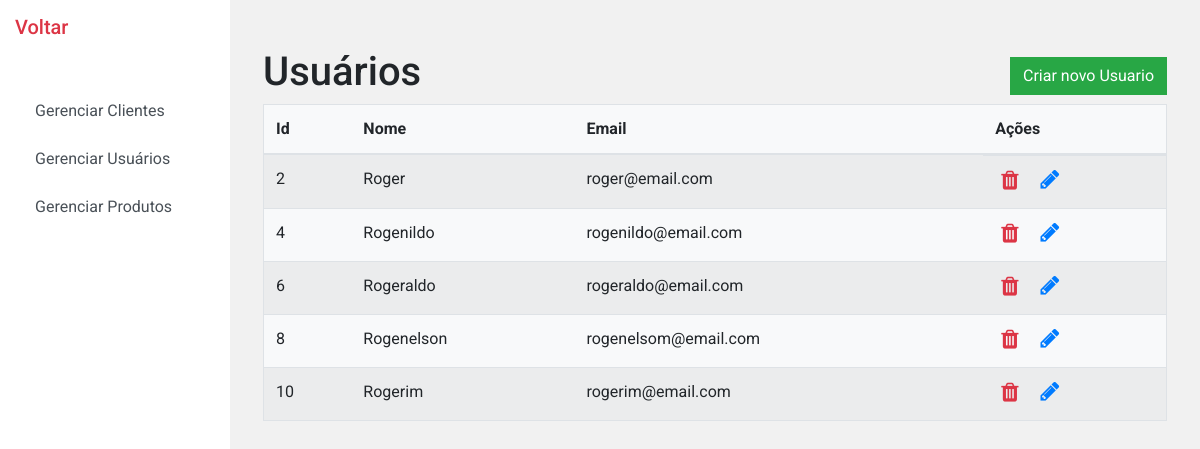
Page /painel-cadastro-usuarios.php on the committed database.
### tables this page shows
CREATE TABLE usuarios (
    id INT PRIMARY KEY AUTO_INCREMENT,
    nome VARCHAR(255) NOT NULL,
    fl_cliente BOOLEAN DEFAULT TRUE,
    email VARCHAR(255) NOT NULL,
    senha VARCHAR(255) NOT NULL
);

### app/consulta-usuarios.php (called while the page is built)
<?php
function consultarUsuarios()
{
  require_once('conexao.php');
  $sql = 'SELECT * FROM usuarios WHERE fl_cliente = 0';
  $stmt = $conn->prepare($sql);
  $stmt->execute();
  $result = $stmt->fetchAll(PDO::FETCH_OBJ);
  return $result;
}

### painel-cadastro-usuarios.php (the view, shortened to what this page needs)
<?php
include_once('app/consulta-usuarios.php');
$usuarios = consultarUsuarios();
?>
<!DOCTYPE html>
<html lang="pt-BR">
<head>
  <link rel="stylesheet" href="assets/css/bootstrap.min.css">
  <link rel="stylesheet" href="assets/css/style.css">
</head>
<body style="background-color: #f1f1f1">
  <div class="d-flex">
    <?php include_once('./parts/sidebar.php'); ?>
    <div class="row w-100">
      <div class="col-12 p-5">
        <div class="d-flex justify-content-between align-items-center">
          <h1>Usuários</h1>
          <a href="criar-usuario.php" class="btn btn-success">Criar novo Usuario</a>
        </div>
        <table class="table w-100 table-striped table-hover bg-light border">
          <thead>
            <tr>
              <th>Id</th>
              <th>Nome</th>
              <th>Email</th>
              <th>Ações</th>
            </tr>
          </thead>
          <tbody>
            <?php foreach ($usuarios as $usuario) : ?>
            <tr>
              <td><?php echo $usuario->id; ?></td>
              <td><?php echo $usuario->nome; ?></td>
              <td><?php echo $usuario->email; ?></td>
              <td class="d-flex">
                <form action="excluir-usuario.php" method="POST">
                  <button type="submit" class="simple-button"><i class="fa fa-trash icone text-danger"></i></button>
                </form>
                <a href="editar-usuario.php?id=<?php echo $usuario->id; ?>"><i class=" fa fa-pencil icone text-primary
                  ml-3"></i></a>
              </td>
            </tr>
            <?php endforeach; ?>
          </tbody>
        </table>
      </div>
    </div>
  </div>
</body>
</html>

### assets/css/style.css (style rules this page uses)
* { font-family: "Roboto", sans-serif; }
body { min-height: 100vh; }
.btn { border-radius: 0; }
.icone { font-size: 22px !important; }
.simple-button { background: none; border: none; }

### rows in the picture
usuarios: id "2", nome "Roger", email "roger@email.com"
usuarios: id "4", nome "Rogenildo", email "rogenildo@email.com"
usuarios: id "6", nome "Rogeraldo", email "rogeraldo@email.com"
usuarios: id "8", nome "Rogenelson", email "rogenelsom@email.com"
usuarios: id "10", nome "Rogerim", email "rogerim@email.com"
